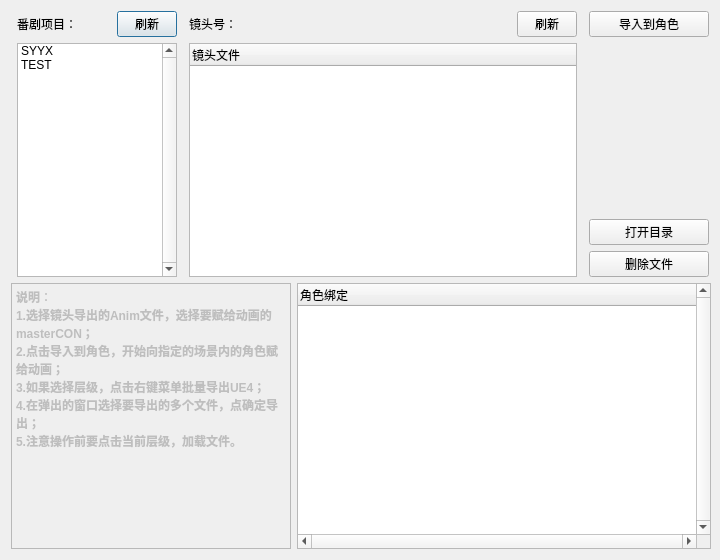
<?xml version="1.0" encoding="UTF-8"?>
<ui version="4.0">
 <class>transferAnimDialog</class>
 <widget class="QDialog" name="transferAnimDialog">
  <property name="geometry">
   <rect>
    <x>0</x>
    <y>0</y>
    <width>720</width>
    <height>560</height>
   </rect>
  </property>
  <property name="minimumSize">
   <size>
    <width>720</width>
    <height>560</height>
   </size>
  </property>
  <property name="windowTitle">
   <string>Transfer Anim File</string>
  </property>
  <layout class="QGridLayout" name="gridLayout">
   <item row="0" column="0">
    <layout class="QHBoxLayout" name="horizontalLayout" stretch="2,5,1">
     <item>
      <layout class="QVBoxLayout" name="verticalLayout_2">
       <property name="leftMargin">
        <number>6</number>
       </property>
       <property name="rightMargin">
        <number>6</number>
       </property>
       <item>
        <layout class="QHBoxLayout" name="horizontalLayout_4">
         <item>
          <widget class="QLabel" name="projectLBL">
           <property name="minimumSize">
            <size>
             <width>90</width>
             <height>0</height>
            </size>
           </property>
           <property name="maximumSize">
            <size>
             <width>90</width>
             <height>16777215</height>
            </size>
           </property>
           <property name="text">
            <string>番剧项目：</string>
           </property>
          </widget>
         </item>
         <item>
          <spacer name="horizontalSpacer_2">
           <property name="orientation">
            <enum>Qt::Horizontal</enum>
           </property>
           <property name="sizeHint" stdset="0">
            <size>
             <width>40</width>
             <height>20</height>
            </size>
           </property>
          </spacer>
         </item>
         <item>
          <widget class="QPushButton" name="projectRefreshBTN">
           <property name="minimumSize">
            <size>
             <width>60</width>
             <height>0</height>
            </size>
           </property>
           <property name="maximumSize">
            <size>
             <width>60</width>
             <height>16777215</height>
            </size>
           </property>
           <property name="layoutDirection">
            <enum>Qt::LeftToRight</enum>
           </property>
           <property name="text">
            <string>刷新</string>
           </property>
           <property name="default">
            <bool>false</bool>
           </property>
          </widget>
         </item>
        </layout>
       </item>
       <item>
        <widget class="QListWidget" name="projectLW">
         <property name="minimumSize">
          <size>
           <width>160</width>
           <height>0</height>
          </size>
         </property>
         <property name="maximumSize">
          <size>
           <width>16777215</width>
           <height>16777215</height>
          </size>
         </property>
         <property name="contextMenuPolicy">
          <enum>Qt::CustomContextMenu</enum>
         </property>
         <property name="verticalScrollBarPolicy">
          <enum>Qt::ScrollBarAlwaysOn</enum>
         </property>
         <item>
          <property name="text">
           <string>SYYX</string>
          </property>
         </item>
         <item>
          <property name="text">
           <string>TEST</string>
          </property>
         </item>
        </widget>
       </item>
      </layout>
     </item>
     <item>
      <layout class="QVBoxLayout" name="verticalLayout">
       <item>
        <layout class="QHBoxLayout" name="horizontalLayout_3">
         <item>
          <widget class="QLabel" name="shotLBL">
           <property name="minimumSize">
            <size>
             <width>60</width>
             <height>0</height>
            </size>
           </property>
           <property name="maximumSize">
            <size>
             <width>60</width>
             <height>16777215</height>
            </size>
           </property>
           <property name="text">
            <string>镜头号：</string>
           </property>
          </widget>
         </item>
         <item>
          <spacer name="horizontalSpacer">
           <property name="orientation">
            <enum>Qt::Horizontal</enum>
           </property>
           <property name="sizeHint" stdset="0">
            <size>
             <width>40</width>
             <height>20</height>
            </size>
           </property>
          </spacer>
         </item>
         <item>
          <widget class="QPushButton" name="shotRefreshBTN">
           <property name="minimumSize">
            <size>
             <width>60</width>
             <height>0</height>
            </size>
           </property>
           <property name="maximumSize">
            <size>
             <width>60</width>
             <height>16777215</height>
            </size>
           </property>
           <property name="text">
            <string>刷新</string>
           </property>
          </widget>
         </item>
        </layout>
       </item>
       <item>
        <widget class="QTreeWidget" name="shotTW">
         <property name="minimumSize">
          <size>
           <width>383</width>
           <height>233</height>
          </size>
         </property>
         <property name="baseSize">
          <size>
           <width>383</width>
           <height>233</height>
          </size>
         </property>
         <property name="contextMenuPolicy">
          <enum>Qt::CustomContextMenu</enum>
         </property>
         <column>
          <property name="text">
           <string>镜头文件</string>
          </property>
         </column>
        </widget>
       </item>
      </layout>
     </item>
     <item>
      <layout class="QVBoxLayout" name="verticalLayout_3">
       <property name="leftMargin">
        <number>6</number>
       </property>
       <item>
        <widget class="QPushButton" name="importBTN_2">
         <property name="minimumSize">
          <size>
           <width>120</width>
           <height>23</height>
          </size>
         </property>
         <property name="text">
          <string>导入到角色</string>
         </property>
        </widget>
       </item>
       <item>
        <spacer name="verticalSpacer">
         <property name="orientation">
          <enum>Qt::Vertical</enum>
         </property>
         <property name="sizeHint" stdset="0">
          <size>
           <width>20</width>
           <height>40</height>
          </size>
         </property>
        </spacer>
       </item>
       <item>
        <widget class="QPushButton" name="openFolderBTN">
         <property name="minimumSize">
          <size>
           <width>120</width>
           <height>23</height>
          </size>
         </property>
         <property name="text">
          <string>打开目录</string>
         </property>
        </widget>
       </item>
       <item>
        <widget class="QPushButton" name="delShotBTN">
         <property name="minimumSize">
          <size>
           <width>120</width>
           <height>23</height>
          </size>
         </property>
         <property name="text">
          <string>删除文件</string>
         </property>
        </widget>
       </item>
      </layout>
     </item>
    </layout>
   </item>
   <item row="1" column="0">
    <layout class="QHBoxLayout" name="horizontalLayout_13" stretch="1,3">
     <item>
      <widget class="QTextEdit" name="textEdit">
       <property name="enabled">
        <bool>false</bool>
       </property>
       <property name="minimumSize">
        <size>
         <width>280</width>
         <height>200</height>
        </size>
       </property>
       <property name="readOnly">
        <bool>true</bool>
       </property>
       <property name="html">
        <string>&lt;!DOCTYPE HTML PUBLIC &quot;-//W3C//DTD HTML 4.0//EN&quot; &quot;http://www.w3.org/TR/REC-html40/strict.dtd&quot;&gt;
&lt;html&gt;&lt;head&gt;&lt;meta name=&quot;qrichtext&quot; content=&quot;1&quot; /&gt;&lt;style type=&quot;text/css&quot;&gt;
p, li { white-space: pre-wrap; }
&lt;/style&gt;&lt;/head&gt;&lt;body style=&quot; font-family:'SimSun'; font-size:9pt; font-weight:400; font-style:normal;&quot;&gt;
&lt;p style=&quot; margin-top:0px; margin-bottom:0px; margin-left:0px; margin-right:0px; -qt-block-indent:0; text-indent:0px;&quot;&gt;&lt;span style=&quot; font-weight:600;&quot;&gt;说明&lt;/span&gt;：&lt;/p&gt;
&lt;p style=&quot; margin-top:0px; margin-bottom:0px; margin-left:0px; margin-right:0px; -qt-block-indent:0; text-indent:0px;&quot;&gt;&lt;span style=&quot; font-weight:600;&quot;&gt;1.选择镜头导出的Anim文件，选择要赋给动画的masterCON；&lt;/span&gt;&lt;/p&gt;
&lt;p style=&quot; margin-top:0px; margin-bottom:0px; margin-left:0px; margin-right:0px; -qt-block-indent:0; text-indent:0px;&quot;&gt;&lt;span style=&quot; font-weight:600;&quot;&gt;2.点击导入到角色，开始向指定的场景内的角色赋给动画；&lt;/span&gt;&lt;/p&gt;
&lt;p style=&quot; margin-top:0px; margin-bottom:0px; margin-left:0px; margin-right:0px; -qt-block-indent:0; text-indent:0px;&quot;&gt;&lt;span style=&quot; font-weight:600;&quot;&gt;3.如果选择层级，点击右键菜单批量导出UE4；&lt;/span&gt;&lt;/p&gt;
&lt;p style=&quot; margin-top:0px; margin-bottom:0px; margin-left:0px; margin-right:0px; -qt-block-indent:0; text-indent:0px;&quot;&gt;&lt;span style=&quot; font-weight:600;&quot;&gt;4.在弹出的窗口选择要导出的多个文件，点确定导出；&lt;/span&gt;&lt;/p&gt;
&lt;p style=&quot; margin-top:0px; margin-bottom:0px; margin-left:0px; margin-right:0px; -qt-block-indent:0; text-indent:0px;&quot;&gt;&lt;span style=&quot; font-weight:600;&quot;&gt;5.注意操作前要点击当前层级，加载文件。&lt;/span&gt;&lt;/p&gt;&lt;/body&gt;&lt;/html&gt;</string>
       </property>
      </widget>
     </item>
     <item>
      <widget class="QTreeWidget" name="fileTW">
       <property name="minimumSize">
        <size>
         <width>414</width>
         <height>266</height>
        </size>
       </property>
       <property name="contextMenuPolicy">
        <enum>Qt::CustomContextMenu</enum>
       </property>
       <property name="verticalScrollBarPolicy">
        <enum>Qt::ScrollBarAlwaysOn</enum>
       </property>
       <property name="horizontalScrollBarPolicy">
        <enum>Qt::ScrollBarAlwaysOn</enum>
       </property>
       <column>
        <property name="text">
         <string>角色绑定</string>
        </property>
       </column>
      </widget>
     </item>
    </layout>
   </item>
  </layout>
 </widget>
 <resources/>
 <connections/>
</ui>
